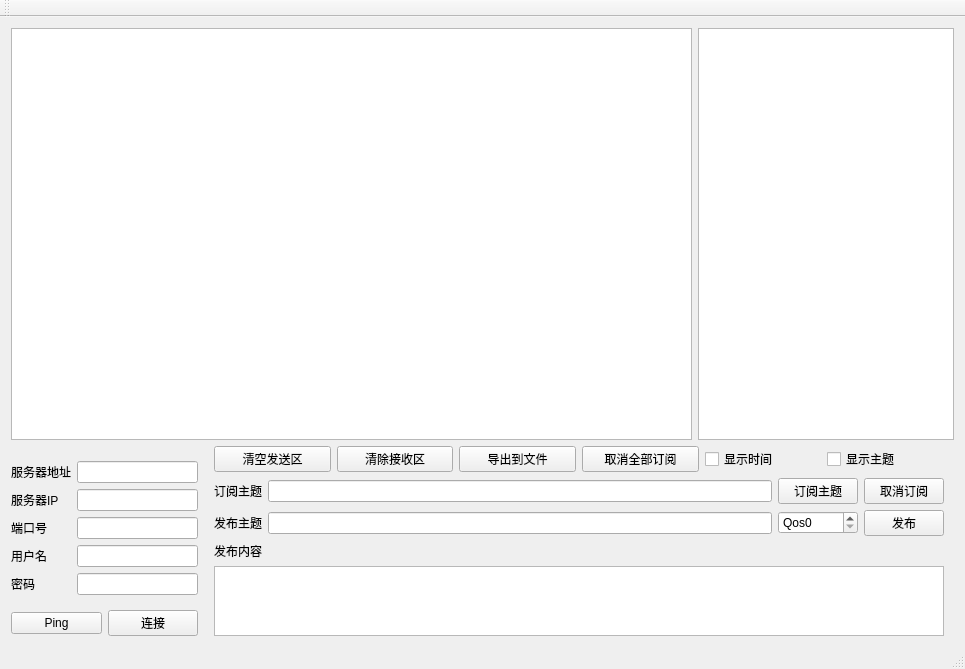
<?xml version="1.0" encoding="UTF-8"?>
<ui version="4.0">
 <class>MainWindow</class>
 <widget class="QMainWindow" name="MainWindow">
  <property name="geometry">
   <rect>
    <x>0</x>
    <y>0</y>
    <width>965</width>
    <height>669</height>
   </rect>
  </property>
  <property name="windowTitle">
   <string>MqttClient</string>
  </property>
  <property name="statusTip">
   <string notr="true"/>
  </property>
  <widget class="QWidget" name="centralWidget">
   <property name="enabled">
    <bool>true</bool>
   </property>
   <layout class="QVBoxLayout" name="verticalLayout_4" stretch="8,2">
    <item>
     <layout class="QHBoxLayout" name="horizontalLayout" stretch="8,0">
      <item>
       <widget class="QPlainTextEdit" name="pet_recv">
        <property name="enabled">
         <bool>true</bool>
        </property>
       </widget>
      </item>
      <item>
       <widget class="QListWidget" name="lw_topics">
        <property name="sizePolicy">
         <sizepolicy hsizetype="Expanding" vsizetype="Minimum">
          <horstretch>0</horstretch>
          <verstretch>0</verstretch>
         </sizepolicy>
        </property>
        <property name="movement">
         <enum>QListView::Static</enum>
        </property>
       </widget>
      </item>
     </layout>
    </item>
    <item>
     <layout class="QHBoxLayout" name="horizontalLayout_4" stretch="2,8">
      <item>
       <layout class="QVBoxLayout" name="verticalLayout_2">
        <item>
         <layout class="QFormLayout" name="formLayout">
          <property name="topMargin">
           <number>15</number>
          </property>
          <item row="0" column="0">
           <widget class="QLabel" name="label">
            <property name="text">
             <string>服务器地址</string>
            </property>
           </widget>
          </item>
          <item row="0" column="1">
           <widget class="QLineEdit" name="le_server_addr"/>
          </item>
          <item row="1" column="0">
           <widget class="QLabel" name="label_2">
            <property name="text">
             <string>服务器IP</string>
            </property>
           </widget>
          </item>
          <item row="1" column="1">
           <widget class="QLineEdit" name="le_server_ip"/>
          </item>
          <item row="2" column="0">
           <widget class="QLabel" name="label_3">
            <property name="text">
             <string>端口号</string>
            </property>
           </widget>
          </item>
          <item row="2" column="1">
           <widget class="QLineEdit" name="le_server_port"/>
          </item>
          <item row="3" column="0">
           <widget class="QLabel" name="label_4">
            <property name="text">
             <string>用户名</string>
            </property>
           </widget>
          </item>
          <item row="3" column="1">
           <widget class="QLineEdit" name="le_username"/>
          </item>
          <item row="4" column="0">
           <widget class="QLabel" name="label_5">
            <property name="text">
             <string>密码</string>
            </property>
           </widget>
          </item>
          <item row="4" column="1">
           <widget class="QLineEdit" name="le_passwd"/>
          </item>
         </layout>
        </item>
        <item>
         <layout class="QHBoxLayout" name="horizontalLayout_3">
          <property name="topMargin">
           <number>5</number>
          </property>
          <item>
           <widget class="QPushButton" name="pb_ping">
            <property name="text">
             <string>Ping</string>
            </property>
           </widget>
          </item>
          <item>
           <widget class="QPushButton" name="pb_connect">
            <property name="text">
             <string>连接</string>
            </property>
           </widget>
          </item>
         </layout>
        </item>
       </layout>
      </item>
      <item>
       <layout class="QVBoxLayout" name="verticalLayout_3">
        <property name="leftMargin">
         <number>10</number>
        </property>
        <property name="rightMargin">
         <number>10</number>
        </property>
        <item>
         <layout class="QHBoxLayout" name="horizontalLayout_2">
          <item>
           <widget class="QPushButton" name="pb_clear_sendbuf">
            <property name="text">
             <string>清空发送区</string>
            </property>
           </widget>
          </item>
          <item>
           <widget class="QPushButton" name="pb_clear_recvbuf">
            <property name="text">
             <string>清除接收区</string>
            </property>
           </widget>
          </item>
          <item>
           <widget class="QPushButton" name="pb_exp_to_file">
            <property name="text">
             <string>导出到文件</string>
            </property>
           </widget>
          </item>
          <item>
           <widget class="QPushButton" name="pb_unsub_all">
            <property name="text">
             <string>取消全部订阅</string>
            </property>
           </widget>
          </item>
          <item>
           <widget class="QCheckBox" name="pb_show_time">
            <property name="text">
             <string>显示时间</string>
            </property>
           </widget>
          </item>
          <item>
           <widget class="QCheckBox" name="pb_show_topic">
            <property name="text">
             <string>显示主题</string>
            </property>
           </widget>
          </item>
         </layout>
        </item>
        <item>
         <layout class="QGridLayout" name="gridLayout">
          <item row="0" column="3">
           <widget class="QPushButton" name="pb_subcribe">
            <property name="text">
             <string>订阅主题</string>
            </property>
           </widget>
          </item>
          <item row="0" column="4">
           <widget class="QPushButton" name="pb_unsubscribe">
            <property name="text">
             <string>取消订阅</string>
            </property>
           </widget>
          </item>
          <item row="1" column="4">
           <widget class="QPushButton" name="pb_publish">
            <property name="text">
             <string>发布</string>
            </property>
           </widget>
          </item>
          <item row="1" column="0">
           <widget class="QLabel" name="label_7">
            <property name="text">
             <string>发布主题</string>
            </property>
           </widget>
          </item>
          <item row="0" column="0">
           <widget class="QLabel" name="label_6">
            <property name="text">
             <string>订阅主题</string>
            </property>
           </widget>
          </item>
          <item row="1" column="3">
           <widget class="QSpinBox" name="sb_Qos">
            <property name="styleSheet">
             <string notr="true"/>
            </property>
            <property name="readOnly">
             <bool>false</bool>
            </property>
            <property name="buttonSymbols">
             <enum>QAbstractSpinBox::UpDownArrows</enum>
            </property>
            <property name="prefix">
             <string>Qos</string>
            </property>
            <property name="minimum">
             <number>0</number>
            </property>
            <property name="maximum">
             <number>2</number>
            </property>
            <property name="value">
             <number>0</number>
            </property>
           </widget>
          </item>
          <item row="0" column="1">
           <widget class="QLineEdit" name="le_sub_topic"/>
          </item>
          <item row="1" column="1">
           <widget class="QLineEdit" name="le_topic"/>
          </item>
         </layout>
        </item>
        <item>
         <layout class="QVBoxLayout" name="verticalLayout">
          <property name="sizeConstraint">
           <enum>QLayout::SetMinimumSize</enum>
          </property>
          <item>
           <widget class="QLabel" name="label_8">
            <property name="text">
             <string>发布内容</string>
            </property>
           </widget>
          </item>
          <item>
           <widget class="QPlainTextEdit" name="pet_publish_payload"/>
          </item>
         </layout>
        </item>
       </layout>
      </item>
     </layout>
    </item>
   </layout>
  </widget>
  <widget class="QMenuBar" name="menuBar">
   <property name="geometry">
    <rect>
     <x>0</x>
     <y>0</y>
     <width>965</width>
     <height>23</height>
    </rect>
   </property>
  </widget>
  <widget class="QToolBar" name="mainToolBar">
   <attribute name="toolBarArea">
    <enum>TopToolBarArea</enum>
   </attribute>
   <attribute name="toolBarBreak">
    <bool>false</bool>
   </attribute>
  </widget>
  <widget class="QStatusBar" name="statusBar"/>
 </widget>
 <layoutdefault spacing="6" margin="11"/>
 <resources/>
 <connections/>
</ui>
